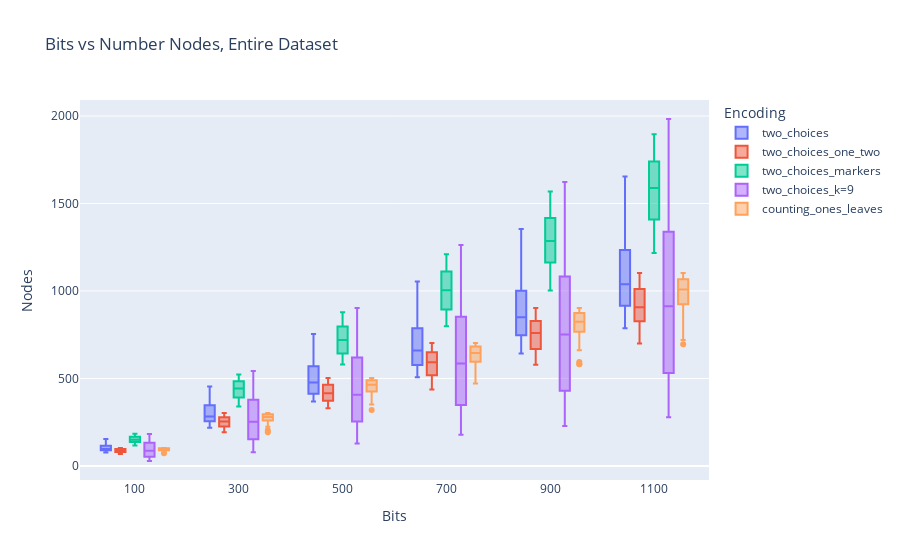
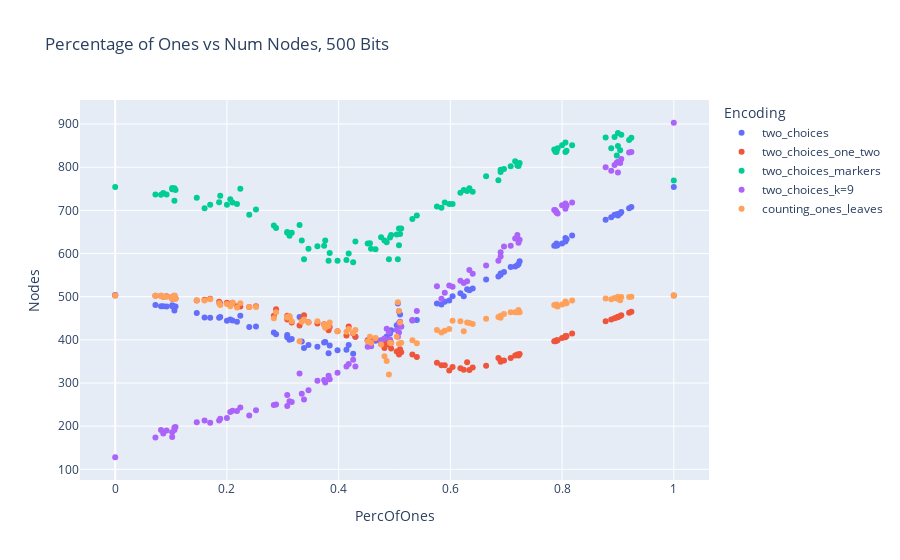
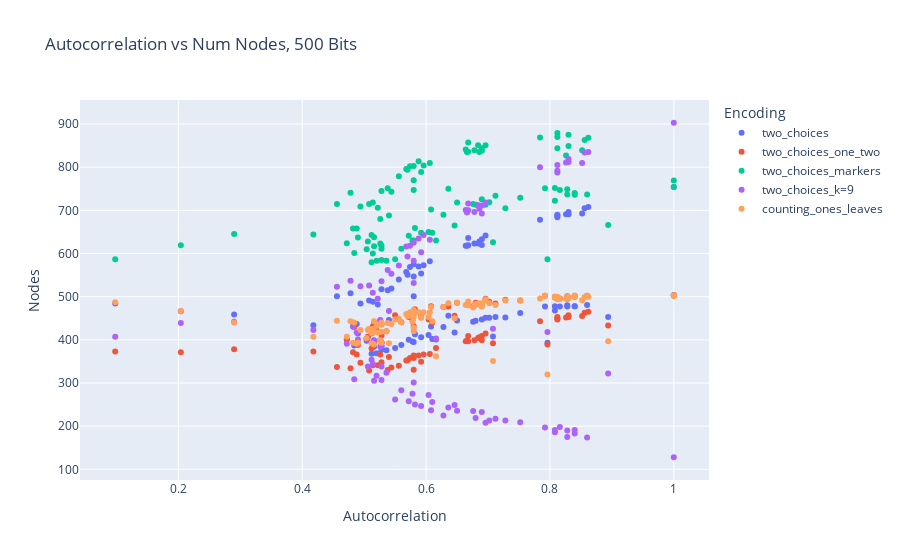

Notebook source saved alongside these figures, in order:
### Markdown cell above
#### 4. Reports

### Code cell
fig = px.box(df, x="Bits", y="Nodes", color="Encoding", 
             title="Bits vs Number Nodes, Entire Dataset")
fig.show()

df_500 = df[df['Bits'] == 500] 
fig = px.scatter(df_500, x="PercOfOnes", y="Nodes", color="Encoding", 
             title="Percentage of Ones vs Num Nodes, 500 Bits")
fig.show()

fig = px.scatter(df_500, x="Autocorrelation", y="Nodes", color="Encoding", 
             title="Autocorrelation vs Num Nodes, 500 Bits")
fig.show()
